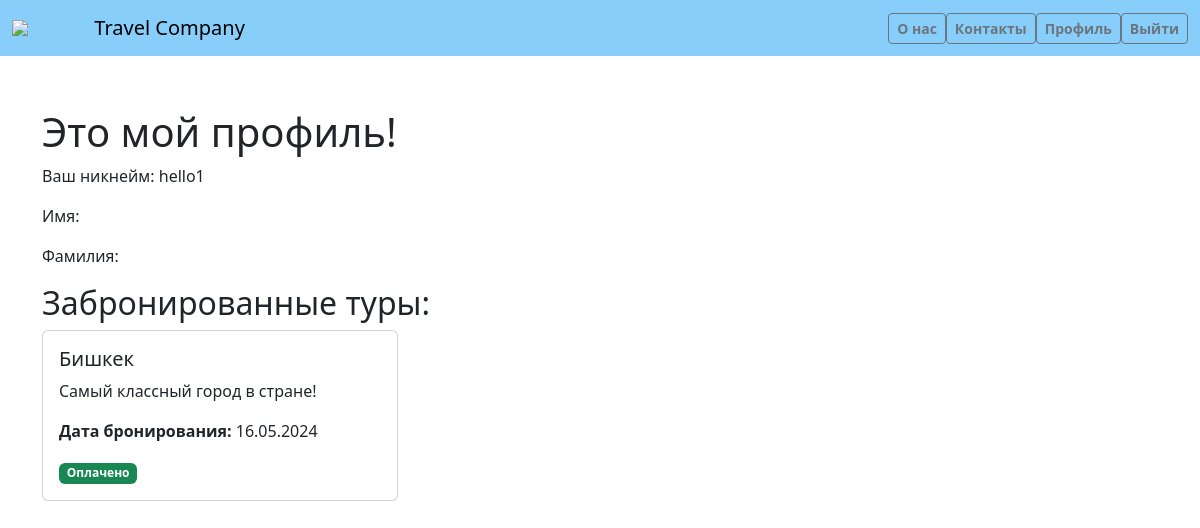
Screenshot of /profile/ (signed in) with the database file from the repository.
### main/models.py (models this page shows, shortened)
class Profile(models.Model):
    user = models.OneToOneField(User, on_delete=models.CASCADE)

class Book_list(models.Model):
    user = models.ForeignKey(User, on_delete=models.CASCADE)
    tour = models.ForeignKey(Tour, on_delete=models.CASCADE)
    book_data = models.DateField()
    is_paid = models.BooleanField(default=False)

class Tour(models.Model):
    destination = models.ForeignKey(Destination, on_delete=models.CASCADE)
    user = models.ForeignKey(User, on_delete=models.CASCADE)
    price = models.DecimalField(max_digits=10, decimal_places=2)
    image = models.ImageField(upload_to='tour_detail_imаge/')
    available_seats = models.IntegerField(default=50)
    book_data = models.DateField(auto_now_add=True)

class Destination(models.Model):
    name = models.CharField(max_length=50)
    description = models.TextField()
    image = models.ImageField(upload_to='destination/')

### main/views.py (the view)
# urls.py: path('profile/', views.profile, name='profile'),
@login_required
def profile(request):
    profile = request.user.profile
    booked_tours = Book_list.objects.filter(user=request.user)
    return render(request, 'profile/profile.html', {'profile': profile, 'booked_tours': booked_tours})

### templates/profile/profile.html (shortened to what this page needs)
{% load static %}
<!DOCTYPE html>
<html lang="ru">
<head>
    <link href="https://cdn.jsdelivr.net/npm/bootstrap@5.3.3/dist/css/bootstrap.min.css" rel="stylesheet">
</head>
<body>
<nav class="navbar navbar-expand-lg navbar-light fixed-top" style="background-color: #87CEFA;">
  <div class="container-fluid">
      <img src="https://gas-kvas.com/grafic/uploads/posts/2024-01/gas-kvas-com-p-logotip-turagentstva-na-prozrachnom-fone-3.png" style="width: 7%">
    <a class="navbar-brand" href="{% url 'tour_list' %}">Travel Company</a>
    <div class="collapse navbar-collapse justify-content-end" id="navbarNav">
      <ul class="navbar-nav">
        <li class="nav-item">
          <a class="btn btn-outline-secondary btn-lg btn-md btn-sm fw-bold" href="{% url 'about_us' %}">О нас</a>
        </li>
        <li class="nav-item">
          <a class="btn btn-outline-secondary btn-lg btn-md btn-sm fw-bold" href="{% url 'contact' %}">Контакты</a>
        </li>
        {% if user.is_authenticated %}
            <li class="nav-item">
                <a class="btn btn-outline-secondary btn-lg btn-md btn-sm fw-bold" href="{% url 'profile' %}">Профиль</a>
            </li>
            <li class="nav-item">
                <form method="post" action="{% url 'logout' %}">
                    <button type="submit" class="btn btn-outline-secondary btn-lg btn-md btn-sm fw-bold">Выйти</button>
                </form>
            </li>
        {% endif %}
      </ul>
    </div>
  </div>
</nav>
<div class="container mt-5">
    <h1>Это мой профиль!</h1>
    <p>Ваш никнейм: {{ profile.user.username }}</p>
    <p>Имя: {{ profile.user.first_name }}</p>
    <p>Фамилия: {{ profile.user.last_name }}</p>
    <h2>Забронированные туры:</h2>
    <div class="row">
        {% for booking in booked_tours %}
            <div class="col-md-4">
                <div class="card">
                    <div class="card-body">
                        <h5 class="card-title">{{ booking.tour.destination.name }}</h5>
                        <p class="card-text">{{ booking.tour.destination.description }}</p>
                        <p class="card-text"><strong>Дата бронирования:</strong> {{ booking.book_data|date:"d.m.Y" }}</p>
                        {% if booking.is_paid %}
                            <span class="badge bg-success">Оплачено</span>
                        {% else %}
                            <form method="post" action="{% url 'make_payment' pk=booking.tour.pk %}">
                                {% csrf_token %}
                                <button type="submit" class="btn btn-primary">Оплатить</button>
                            </form>
                        {% endif %}
                    </div>
                </div>
            </div>
        {% endfor %}
    </div>
</div>
</body>
</html>

### templates/profile/profile.html (style rules this page uses)
body { padding-top: 60px; }
.card { margin-bottom: 20px; }

### rows the page displays
Profile: user.username "hello1"
Book_list: tour.destination.name "Бишкек", tour.destination.description "Самый классный город в стране!", book_data "16.05.2024", is_paid "Оплачено"
